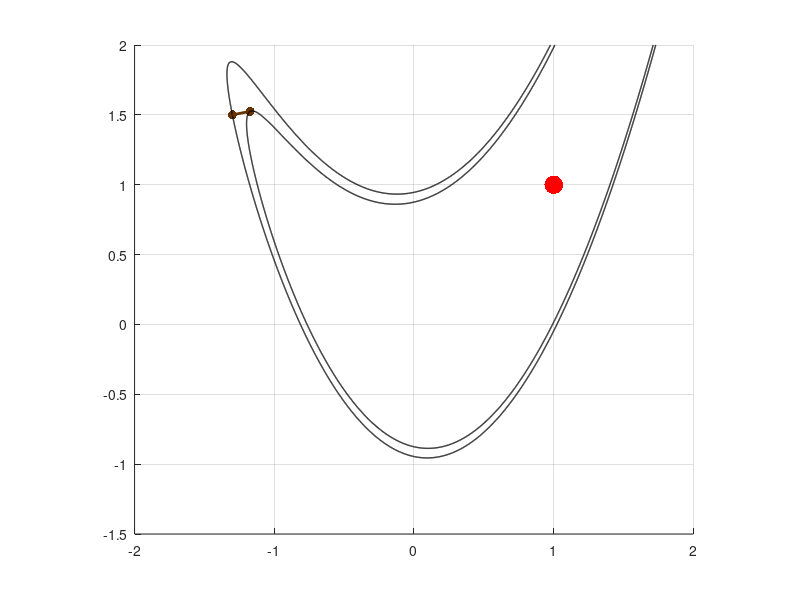

This figure's MATLAB source: (Note: this script raises an error after producing the figure.)
function gnorm = LBFGS()
%%  the Rosenbrock function and parameters
a = 5;
func = @(x,y)(1-x).^2 + a*(y - x.^2).^2;  % Rosenbrock's function
gfun = @(x)[-2*(1-x(1))-4*a*(x(2)-x(1)^2)*x(1);2*a*(x(2)-x(1)^2)]; % gradient of f
gam = 0.9; % line search step factor
jmax = ceil(log(1e-14)/log(gam)); % max # of iterations in line search
eta = 0.5; % backtracking stopping criterion factor
tol = 1e-10;
m = 5; % the number of steps to keep in memory
%% 
close all
figure;
hold on; grid;
x0 = [-1.3;1.5];  %initial guess
xstar = [1;1]; % the global minimizer
[xx,yy]=meshgrid(linspace(-2,2,1000),linspace(-1.5,2,1000));
ff = func(xx,yy);
plot(xstar(1),xstar(2),'r.','Markersize',40);
daspect([1,1,1])
col = [0.4,0.2,0];
%
s = zeros(2,m);
y = zeros(2,m);
rho = zeros(1,m);
gnorm = zeros(1,1000);
%
x = x0;
g = gfun(x);
gnorm(1) = norm(g);
plot(x(1),x(2),'.','color',col,'Markersize',20);
fx = func(x(1),x(2));
contour(xx,yy,ff,[fx,fx],'k','Linewidth',1);
% first do steepest decend step
a = linesearch(x,-g,g,func,eta,gam,jmax);
xnew = x - a*g;
gnew = gfun(xnew);
s(:,1) = xnew - x;
y(:,1) = gnew - g;
rho(1) = 1/(s(:,1)'*y(:,1));
plot([x(1),xnew(1)],[x(2),xnew(2)],'Linewidth',2,'color',col);
x = xnew;
g = gnew;
nor = norm(g);
gnorm(2) = nor;
plot(x(1),x(2),'.','color',col,'Markersize',20);
fx = func(x(1),x(2));
contour(xx,yy,ff,[fx,fx],'k','Linewidth',1);
iter = 1;
while nor > tol
    if iter < m
        I = 1 : iter;
        p = finddirection(g,s(:,I),y(:,I),rho(I));
    else
        p = finddirection(g,s,y,rho);
    end
    [a,j] = linesearch(x,p,g,func,eta,gam,jmax);
    if j == jmax
        p = -g;
        [a,j] = linesearch(x,p,g,func,eta,gam,jmax);
    end
    step = a*p;
    xnew = x + step;
    plot([x(1),xnew(1)],[x(2),xnew(2)],'Linewidth',2,'color',col);
    gnew = gfun(xnew);
    s = circshift(s,[0,1]); 
    y = circshift(y,[0,1]);
    rho = circshift(rho,[0,1]);
    s(:,1) = step;
    y(:,1) = gnew - g;
    rho(1) = 1/(step'*y(:,1));
    x = xnew;
    g = gnew;
    fx = func(x(1),x(2));
    if nor > 1e-1
        contour(xx,yy,ff,[fx,fx],'k','Linewidth',1);
    end
    plot(x(1),x(2),'.','color',col,'Markersize',20);
    nor = norm(g);
    iter = iter + 1;
    gnorm(iter+1) = nor;
end
fprintf('L-BFGS: %d iterations, norm(g) = %d\n',iter,nor);
set(gca,'Fontsize',16);
xlabel('x_1','Fontsize',16);
ylabel('x_2','Fontsize',16);
gnorm(iter+1:end) = [];
end

%%
function [a,j] = linesearch(x,p,g,func,eta,gam,jmax)
    a = 1;
    f0 = func(x(1),x(2));
    aux = eta*g'*p;
    for j = 0 : jmax
        xtry = x + a*p;
        f1 = func(xtry(1),xtry(2));
        if f1 < f0 + a*aux
            break;
        else
            a = a*gam;
        end
    end
end